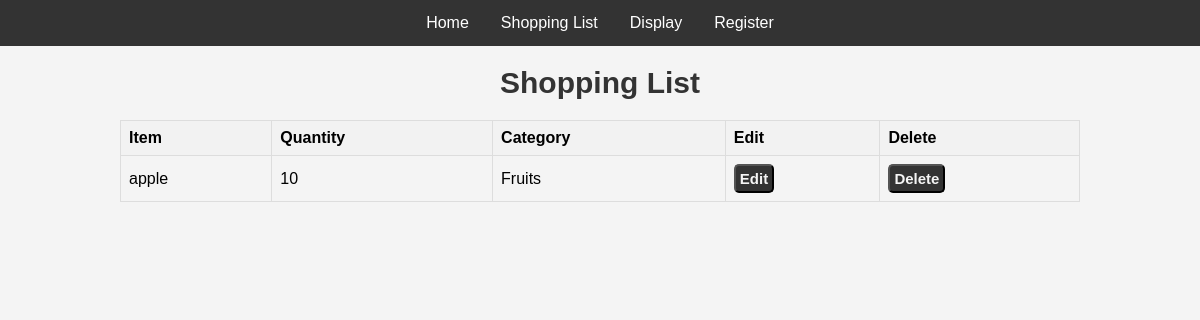
The app's page /display, older data.
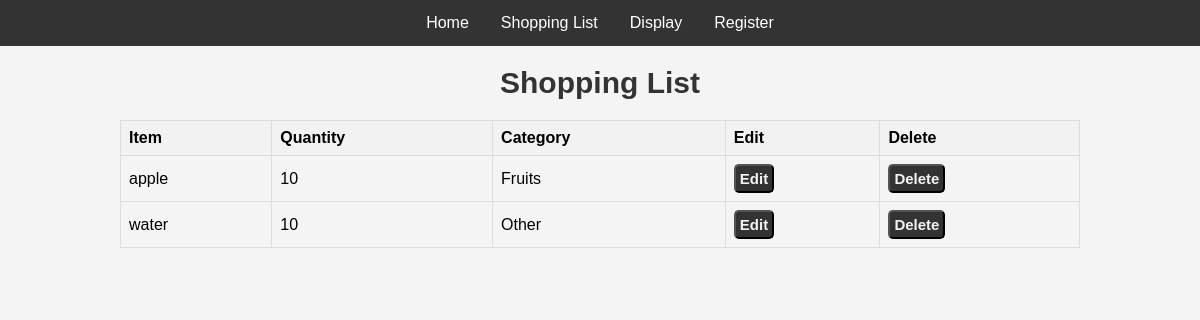
The same page, newer data.
### app.py (models this page shows, shortened)
class Notes(db.Model):
    __tablename__ = "shopping_list"
    id = db.Column(db.Integer, primary_key=True)
    item = db.Column(db.Text)
    quantity = db.Column(db.Integer)
    category = db.Column(db.String(64))

### app.py (the view)
@app.route('/display')
def display():
    notes = Notes.query.all()
    return render_template('display.html',notes = notes)

### templates/display.html (shortened to what this page needs)
{% extends 'layout.html' %}
{% block content %}
<center>
    <h1>Shopping List </h1>
    <table>
        <tr>
            <th>Item</th>
            <th>Quantity</th>
            <th>Category</th>
            <th>Edit</th>
            <th>Delete</th>
        </tr>
        {% for note in notes %}
        <tr>
            <td>{{ note.item }}</td>
            <td>{{ note.quantity }}</td>
            <td>{{ note.category }}</td>
            <td><button class ='btn'><a href="{{ url_for('update', id=note.id) }}">Edit</a></button></td>
            <td><button class ='btn'><a href="{{ url_for('delete', id=note.id) }}">Delete</a></button></td>
        </tr>
        {% endfor %}
    </table>
</center>
{% endblock %}

### templates/layout.html (shortened to what this page needs)
<!DOCTYPE html>
<html lang="en">
<head>
</head>
<body>
<center>
    <nav class ="navbar">
        {% if not current_user.is_authenticated %}
            <a href="{{ url_for("index") }}">Home</a>
        {% endif %}
        <a href="{{ url_for("shopping") }}">Shopping List</a>
        <a href="{{ url_for("display") }}">Display</a>
        {% if current_user.is_authenticated %}
        <a href="{{ url_for("logout") }}">Logout</a>
        <a href="{{ url_for("profile") }}">Profile</a>
        {% else %}
        <a href="{{ url_for("register") }}">Register</a>
        {% endif %}
    </nav>
</center>
    {% block content %}
    {% endblock %}
</body>
</html>

### templates/layout.html (style rules this page uses)
body { font-family: Arial, sans-serif; margin: 0; padding: 0; background-color: #f4f4f4; }
.navbar { background-color: #333; overflow: hidden; display : flex; justify-content: center; align-items: center; }
.navbar a { float: left; display: block; color: white; text-align: center; padding: 14px 16px; text-decoration: none; }

### templates/display.html (style rules this page uses)
h1 { color: #333; text-align: center; font-size: 30px; font-weight: bold; }
.btn { background-color: #333; color: #f4f4f4; padding: 4px; border-radius: 5px; font-weight: bold; font-size: 15px; text-decoration: none; transition: background-color 0.3s; cursor: pointer; text-align: center; }
table { width: 80%; border-collapse: collapse; margin-top: 20px; }
th, td { border: 1px solid #ddd; padding: 8px; text-align: left; }
th { background-color: #f2f2f2; }
a { text-decoration: none; color: #f4f4f4; font-family: 'Gill Sans', 'Gill Sans MT', Calibri, 'Trebuchet MS', sans-serif; }

Row changes from the older to the newer data that the page shows:
added Notes: item "water", quantity "10", category "Other"
